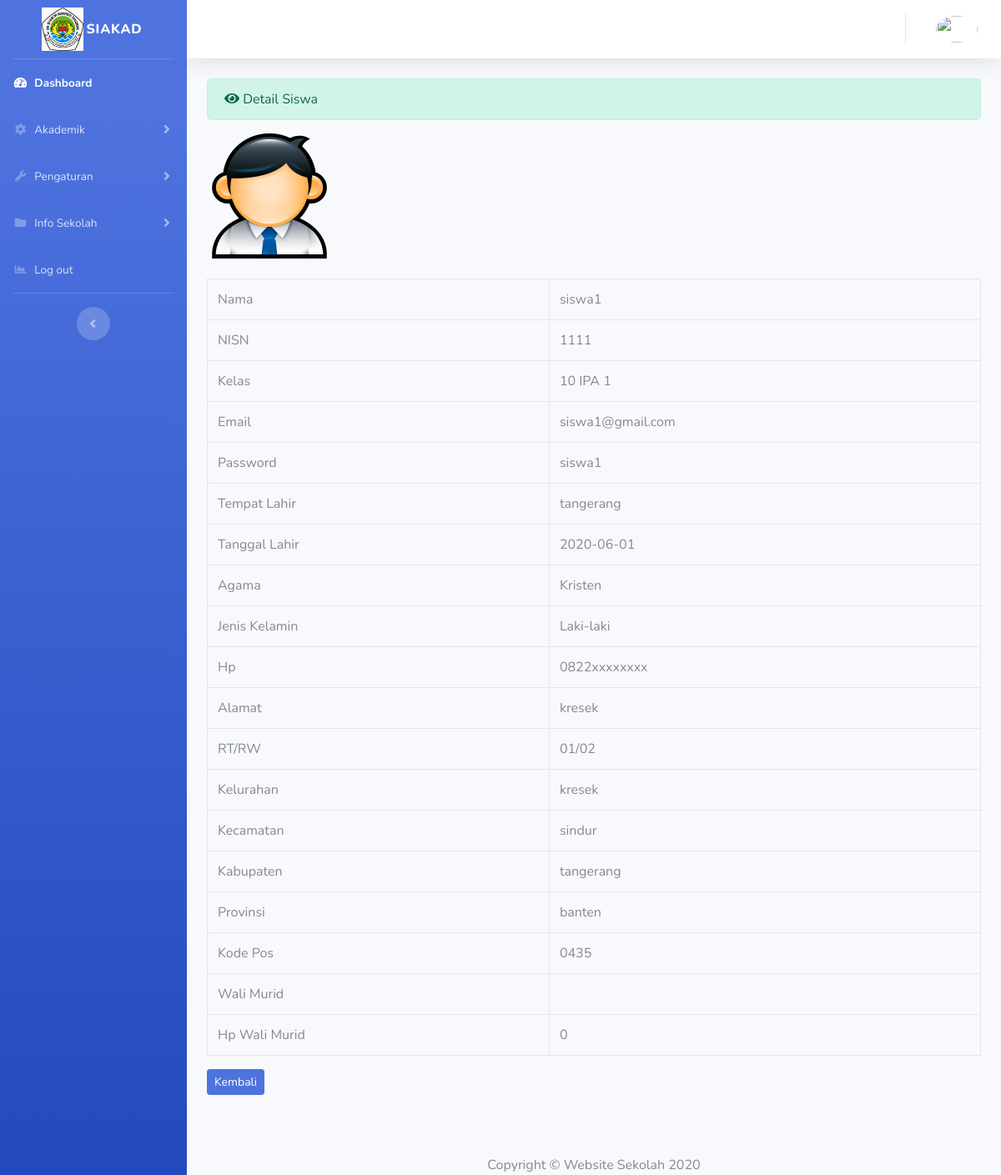
The app's page /administrator/siswa/detail/8 with its own data.
### tables this page shows
CREATE TABLE `data_siswa` (
  `id_siswa` int(11) NOT NULL,
  `name` varchar(128) NOT NULL,
  `email` varchar(128) NOT NULL,
  `password` varchar(128) NOT NULL,
  `date_created` int(11) NOT NULL,
  `tempat_lahir` varchar(128) NOT NULL,
  `tanggal_lahir` date NOT NULL,
  `nisn` varchar(20) NOT NULL,
  `kelas` varchar(128) NOT NULL,
  `hp` varchar(15) NOT NULL,
  `alamat` varchar(255) NOT NULL,
  `rtrw` varchar(11) NOT NULL,
  `kel` varchar(128) NOT NULL,
  `kec` varchar(128) NOT NULL,
  `kab` varchar(128) NOT NULL,
  `prov` varchar(128) NOT NULL,
  `kode_p` varchar(15) NOT NULL,
  `kelamin` varchar(11) NOT NULL,
  `agama` varchar(11) NOT NULL,
  `image` varchar(128) NOT NULL,
  `wali_murid` varchar(128) NOT NULL,
  `hp_wali_murid` int(15) NOT NULL
);

### application/controllers/administrator/siswa.php (called while the page is built, shortened)
<?php
class Siswa extends CI_Controller
{
    public function detail($id)
    {
        $data = $this->user_model->ambil_data($this->session->userdata['username']);
        $data = array(  'username' => $data->username,
                        'role_id' => $data->role_id,
                    );
        $data['data_siswa'] = $this->siswa_model->tampil_data('data_siswa')->result();
        $data['detail'] = $this->siswa_model->ambil_id_siswa($id);
        $this->load->view('templates_administrator/header');
        $this->load->view('templates_administrator/sidebar',$data);
        $this->load->view('administrator/siswa_detail',$data);
        $this->load->view('templates_administrator/footer');
    }
}

### index.php (called while the page is built, shortened)
<?php
require_once BASEPATH.'core/CodeIgniter.php';

### application/models/siswa_model.php (called while the page is built, shortened)
<?php
class Siswa_model extends CI_Model
{
    public function ambil_id_siswa($id)
    {
        $hasil = $this->db->where('id_siswa',$id)->get('data_siswa');
        if($hasil -> num_rows() > 0)
        {
            return $hasil->result();
        }else
        {
            return false;
        }
    }
}

### application/views/administrator/siswa_detail.php (the view)
<div class="container-fluid">
<div class="alert alert-success" role="alert">
    <i class="fas fa-eye"></i> Detail Siswa
</div>
<table class="table table hover table-bordered table=striped">
<?php
  foreach ($detail as $ds) : ?>
    <img class="mb-4" src="<?php echo base_url('assets/img/siswa/').
    $ds->image ?>" style="width:150px">
    <tr>
      <td>Nama</td>
      <td><?php echo $ds->name ?></td>
    </tr>
    <tr>
      <td>NISN</td>
      <td><?php echo $ds->nisn ?></td>
    </tr>
    <tr>
      <td>Kelas</td>
      <td><?php echo $ds->kelas ?></td>
    </tr>
    <tr>
      <td>Email</td>
      <td><?php echo $ds->email ?></td>
    </tr>
    <tr>
      <td>Password</td>
      <td><?php echo $ds->password ?></td>
    </tr>
    <tr>
      <td>Tempat Lahir</td>
      <td><?php echo $ds->tempat_lahir ?></td>
    </tr>
    <tr>
      <td>Tanggal Lahir</td>
      <td><?php echo $ds->tanggal_lahir ?></td>
    </tr>
    <tr>
      <td>Agama</td>
      <td><?php echo $ds->agama ?></td>
    </tr>
    <tr>
      <td>Jenis Kelamin</td>
      <td><?php echo $ds->kelamin ?></td>
    </tr>
    <tr>
      <td>Hp</td>
      <td><?php echo $ds->hp ?></td>
    </tr>
    <tr>
      <td>Alamat</td>
      <td><?php echo $ds->alamat ?></td>
    </tr>
    <tr>
      <td>RT/RW</td>
      <td><?php echo $ds->rtrw ?></td>
    </tr>
    <tr>
      <td>Kelurahan</td>
      <td><?php echo $ds->kel ?></td>
    </tr>
    <tr>
      <td>Kecamatan</td>
      <td><?php echo $ds->kec ?></td>
    </tr>
    <tr>
      <td>Kabupaten</td>
      <td><?php echo $ds->kab ?></td>
    </tr>
    <tr>
      <td>Provinsi</td>
      <td><?php echo $ds->prov ?></td>
    </tr>
    <tr>
      <td>Kode Pos</td>
      <td><?php echo $ds->kode_p ?></td>
    </tr>
    <tr>
      <td>Wali Murid</td>
      <td><?php echo $ds->wali_murid ?></td>
    </tr>
    <tr>
      <td>Hp Wali Murid</td>
      <td><?php echo $ds->hp_wali_murid ?></td>
    </tr>
  <?php endforeach; ?>
  </table>
  <?php echo anchor('administrator/siswa','<div class="btn btn-sm btn-primary">Kembali</div>')?><br>
  <br><br><br>
</div>
</div>
      <div class="container my-auto">
    <div class="copyright text-center my-auto">
      <span>Copyright © Website Sekolah 2020</span>
    </div>
  </div>

### application/views/templates_administrator/header.php (shortened to what this page needs)
<!DOCTYPE html>
<html lang="en">
<head>
  <link href="<?php echo base_url()?>assets/vendor/fontawesome-free/css/all.min.css" rel="stylesheet" type="text/css">
  <link href="<?php echo base_url()?>assets/css/sb-admin-2.min.css" rel="stylesheet">
  <link href="<?php echo base_url()?>assets/css/style.css" rel="stylesheet">
</head>

### application/views/templates_administrator/sidebar.php (shortened to what this page needs)
<body id="page-top">
  <div id="wrapper">
    <ul class="navbar-nav bg-gradient-primary sidebar sidebar-dark accordion" id="accordionSidebar">
      <a class="sidebar-brand d-flex align-items-center justify-content-center" href="<?= base_url('administrator/dashboard');?>">
        <div class="sidebar-brand-icon">
          <img src="<?php echo base_url(); ?>assets/img/sman20kabtng.jpg" style="width:50px" ></img>
        </div>
        <div class="sidebar-brand-text mx-1">SIAKAD</div>
      </a>
      <hr class="sidebar-divider my-0">
      <li class="nav-item active">
        <a class="nav-link" href="<?= base_url('administrator/dashboard');?>">
          <i class="fas fa-fw fa-tachometer-alt"></i>
          <span>Dashboard</span></a>
      </li>
      <li class="nav-item">
        <a class="nav-link collapsed" href="#" data-toggle="collapse" data-target="#collapseTwo" aria-expanded="true" aria-controls="collapseTwo">
          <i class="fas fa-fw fa-cog"></i>
          <span>Akademik</span>
        </a>
      </li>
      <li class="nav-item">
        <a class="nav-link collapsed" href="#" data-toggle="collapse" data-target="#collapseUtilities" aria-expanded="true" aria-controls="collapseUtilities">
          <i class="fas fa-fw fa-wrench"></i>
          <span>Pengaturan</span>
        </a>
      </li>
      <li class="nav-item">
        <a class="nav-link collapsed" href="#" data-toggle="collapse" data-target="#collapsePages" aria-expanded="true" aria-controls="collapsePages">
          <i class="fas fa-fw fa-folder"></i>
          <span>Info Sekolah</span>
        </a>
      </li>
      <li class="nav-item">
        <a class="nav-link" href="<?= base_url('administrator/auth/logout')?>">
          <i class="fas fa-fw fa-chart-area"></i>
          <span>Log out</span></a>
      </li>
      <hr class="sidebar-divider d-none d-md-block">
      <div class="text-center d-none d-md-inline">
        <button class="rounded-circle border-0" id="sidebarToggle"></button>
      </div>
    </ul>
    <div id="content-wrapper" class="d-flex flex-column">
      <div id="content">
        <nav class="navbar navbar-expand navbar-light bg-white topbar mb-4 static-top shadow">
          <ul class="navbar-nav ml-auto">
            <li class="nav-item dropdown no-arrow">
              <a class="nav-link dropdown-toggle" href="#" id="userDropdown" role="button" data-toggle="dropdown" aria-haspopup="true" aria-expanded="false">
                <img class="img-profile rounded-circle" src="<?php echo base_url(); ?>assets/img/ . $user['image']" style="width:50px" >
              </a>
            </li>
          </ul>
        </nav>

### application/views/templates_administrator/footer.php (shortened to what this page needs)
</body>
</html>

### records on screen
data_siswa: image (picture), name "siswa1", nisn "1111", kelas "10 IPA 1", email "siswa1@gmail.com", password "siswa1", tempat_lahir "tangerang", tanggal_lahir "2020-06-01", agama "Kristen", kelamin "Laki-laki", hp "0822xxxxxxxx", alamat "kresek", rtrw "01/02", kel "kresek", kec "sindur", kab "tangerang", prov "banten", kode_p "0435", hp_wali_murid "0"
